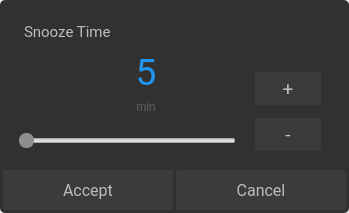
<?xml version="1.0" encoding="UTF-8"?>
<ui version="4.0">
 <class>SnoozeTimeSettingsBasic</class>
 <widget class="QDialog" name="SnoozeTimeSettingsBasic">
  <property name="geometry">
   <rect>
    <x>0</x>
    <y>0</y>
    <width>349</width>
    <height>213</height>
   </rect>
  </property>
  <property name="windowTitle">
   <string>Dialog</string>
  </property>
  <property name="styleSheet">
   <string notr="true"/>
  </property>
  <widget class="QPushButton" name="snoozeTimeAccept">
   <property name="geometry">
    <rect>
     <x>3</x>
     <y>170</y>
     <width>170</width>
     <height>40</height>
    </rect>
   </property>
   <property name="font">
    <font>
     <family>Roboto</family>
     <pointsize>12</pointsize>
    </font>
   </property>
   <property name="focusPolicy">
    <enum>Qt::NoFocus</enum>
   </property>
   <property name="styleSheet">
    <string notr="true">QPushButton {
background-color:#3B3B3B;
color:#BDBDBD;
border:none;
border-radius:3px;
}
QPushButton:pressed {
background-color:#606060;
color:#BDBDBD;
border:none;
border-radius:3px;
}
</string>
   </property>
   <property name="text">
    <string>Accept</string>
   </property>
  </widget>
  <widget class="QLabel" name="snoozeTimeUnit">
   <property name="geometry">
    <rect>
     <x>121</x>
     <y>100</y>
     <width>50</width>
     <height>14</height>
    </rect>
   </property>
   <property name="styleSheet">
    <string notr="true">color:#616161</string>
   </property>
   <property name="text">
    <string>min</string>
   </property>
   <property name="alignment">
    <set>Qt::AlignHCenter|Qt::AlignTop</set>
   </property>
  </widget>
  <widget class="QLabel" name="snoozeTimeTitle">
   <property name="geometry">
    <rect>
     <x>24</x>
     <y>16</y>
     <width>161</width>
     <height>31</height>
    </rect>
   </property>
   <property name="font">
    <font>
     <family>Roboto</family>
     <pointsize>11</pointsize>
    </font>
   </property>
   <property name="styleSheet">
    <string notr="true">color:#BDBDBD</string>
   </property>
   <property name="text">
    <string>Snooze Time</string>
   </property>
  </widget>
  <widget class="QSlider" name="snoozeTimeSlider">
   <property name="geometry">
    <rect>
     <x>19</x>
     <y>125</y>
     <width>217</width>
     <height>32</height>
    </rect>
   </property>
   <property name="focusPolicy">
    <enum>Qt::NoFocus</enum>
   </property>
   <property name="styleSheet">
    <string notr="true">QSlider::handle:horizontal {
    background: #8f8f8f;
    width: 20px;
    border-radius: 7px;
}</string>
   </property>
   <property name="orientation">
    <enum>Qt::Horizontal</enum>
   </property>
  </widget>
  <widget class="QPushButton" name="snoozeTimeIncrement">
   <property name="geometry">
    <rect>
     <x>255</x>
     <y>72</y>
     <width>66</width>
     <height>33</height>
    </rect>
   </property>
   <property name="font">
    <font>
     <family>Roboto</family>
     <pointsize>14</pointsize>
    </font>
   </property>
   <property name="focusPolicy">
    <enum>Qt::NoFocus</enum>
   </property>
   <property name="styleSheet">
    <string notr="true">QPushButton {
background-color:#3B3B3B;
color:#BDBDBD;
border:none;
border-radius:3px;
}
QPushButton:pressed {
background-color:#606060;
color:#BDBDBD;
border:none;
border-radius:3px;
}
</string>
   </property>
   <property name="text">
    <string>+</string>
   </property>
  </widget>
  <widget class="QPushButton" name="snoozeTimeCancel">
   <property name="geometry">
    <rect>
     <x>176</x>
     <y>170</y>
     <width>170</width>
     <height>40</height>
    </rect>
   </property>
   <property name="font">
    <font>
     <family>Roboto</family>
     <pointsize>12</pointsize>
    </font>
   </property>
   <property name="focusPolicy">
    <enum>Qt::NoFocus</enum>
   </property>
   <property name="styleSheet">
    <string notr="true">QPushButton {
background-color:#3B3B3B;
color:#BDBDBD;
border:none;
border-radius:3px;
}
QPushButton:pressed {
background-color:#606060;
color:#BDBDBD;
border:none;
border-radius:3px;
}
</string>
   </property>
   <property name="text">
    <string>Cancel</string>
   </property>
  </widget>
  <widget class="QPushButton" name="snoozeTimeDecrement">
   <property name="geometry">
    <rect>
     <x>255</x>
     <y>118</y>
     <width>66</width>
     <height>33</height>
    </rect>
   </property>
   <property name="font">
    <font>
     <family>Roboto</family>
     <pointsize>14</pointsize>
    </font>
   </property>
   <property name="focusPolicy">
    <enum>Qt::NoFocus</enum>
   </property>
   <property name="styleSheet">
    <string notr="true">QPushButton {
background-color:#3B3B3B;
color:#BDBDBD;
border:none;
border-radius:3px;
}
QPushButton:pressed {
background-color:#606060;
color:#BDBDBD;
border:none;
border-radius:3px;
}
</string>
   </property>
   <property name="text">
    <string>-</string>
   </property>
  </widget>
  <widget class="QLabel" name="snoozeTimeValue">
   <property name="geometry">
    <rect>
     <x>121</x>
     <y>50</y>
     <width>50</width>
     <height>44</height>
    </rect>
   </property>
   <property name="font">
    <font>
     <family>Roboto</family>
     <pointsize>28</pointsize>
    </font>
   </property>
   <property name="styleSheet">
    <string notr="true">color:#2196F3</string>
   </property>
   <property name="text">
    <string>5</string>
   </property>
   <property name="alignment">
    <set>Qt::AlignCenter</set>
   </property>
  </widget>
  <widget class="QFrame" name="frame">
   <property name="geometry">
    <rect>
     <x>0</x>
     <y>0</y>
     <width>349</width>
     <height>213</height>
    </rect>
   </property>
   <property name="styleSheet">
    <string notr="true">background-color: rgb(49, 49, 49);
border: 1px;
border-radius: 5px;</string>
   </property>
   <property name="frameShape">
    <enum>QFrame::StyledPanel</enum>
   </property>
   <property name="frameShadow">
    <enum>QFrame::Raised</enum>
   </property>
  </widget>
  <zorder>frame</zorder>
  <zorder>snoozeTimeAccept</zorder>
  <zorder>snoozeTimeUnit</zorder>
  <zorder>snoozeTimeTitle</zorder>
  <zorder>snoozeTimeSlider</zorder>
  <zorder>snoozeTimeIncrement</zorder>
  <zorder>snoozeTimeCancel</zorder>
  <zorder>snoozeTimeDecrement</zorder>
  <zorder>snoozeTimeValue</zorder>
 </widget>
 <resources/>
 <connections/>
</ui>
